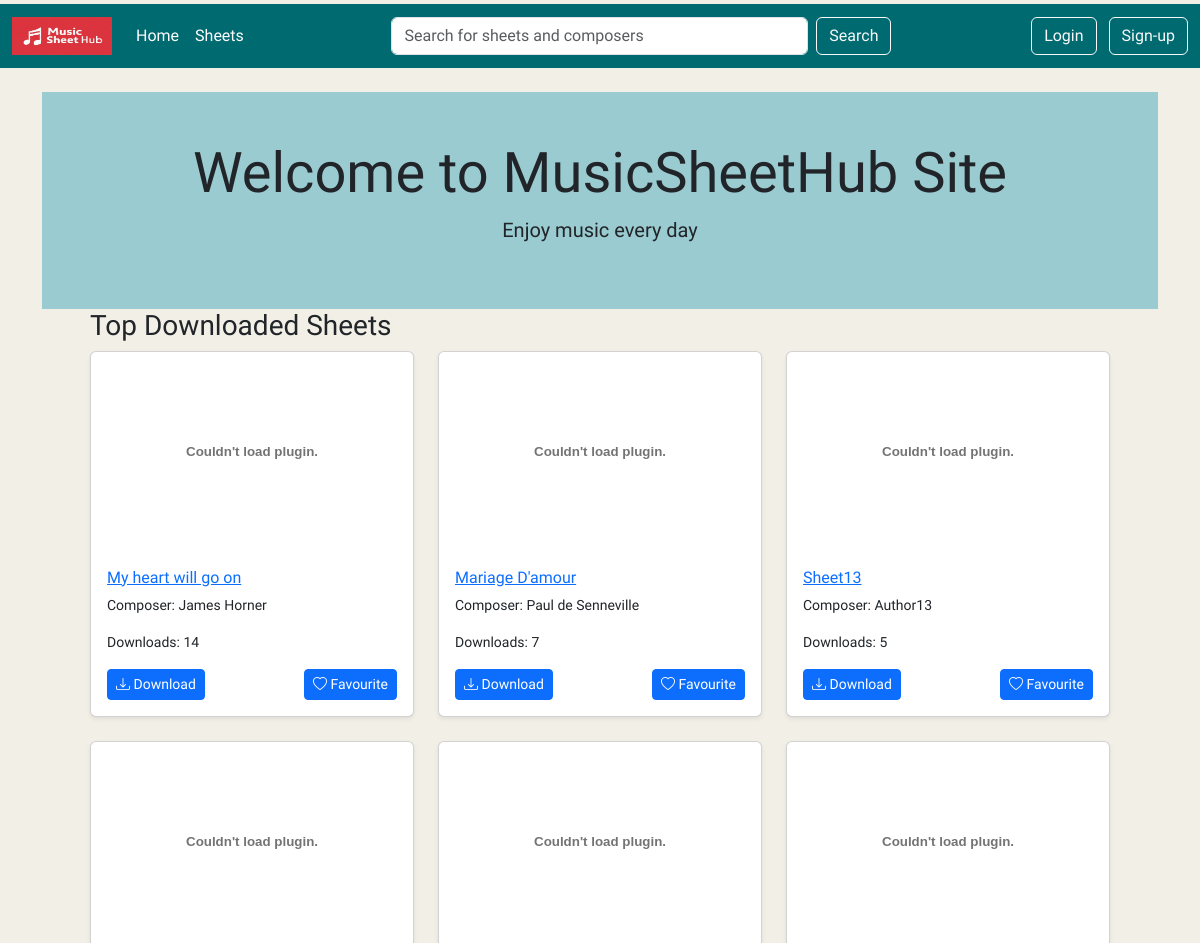
Page /home (upper part) on the earlier database version.
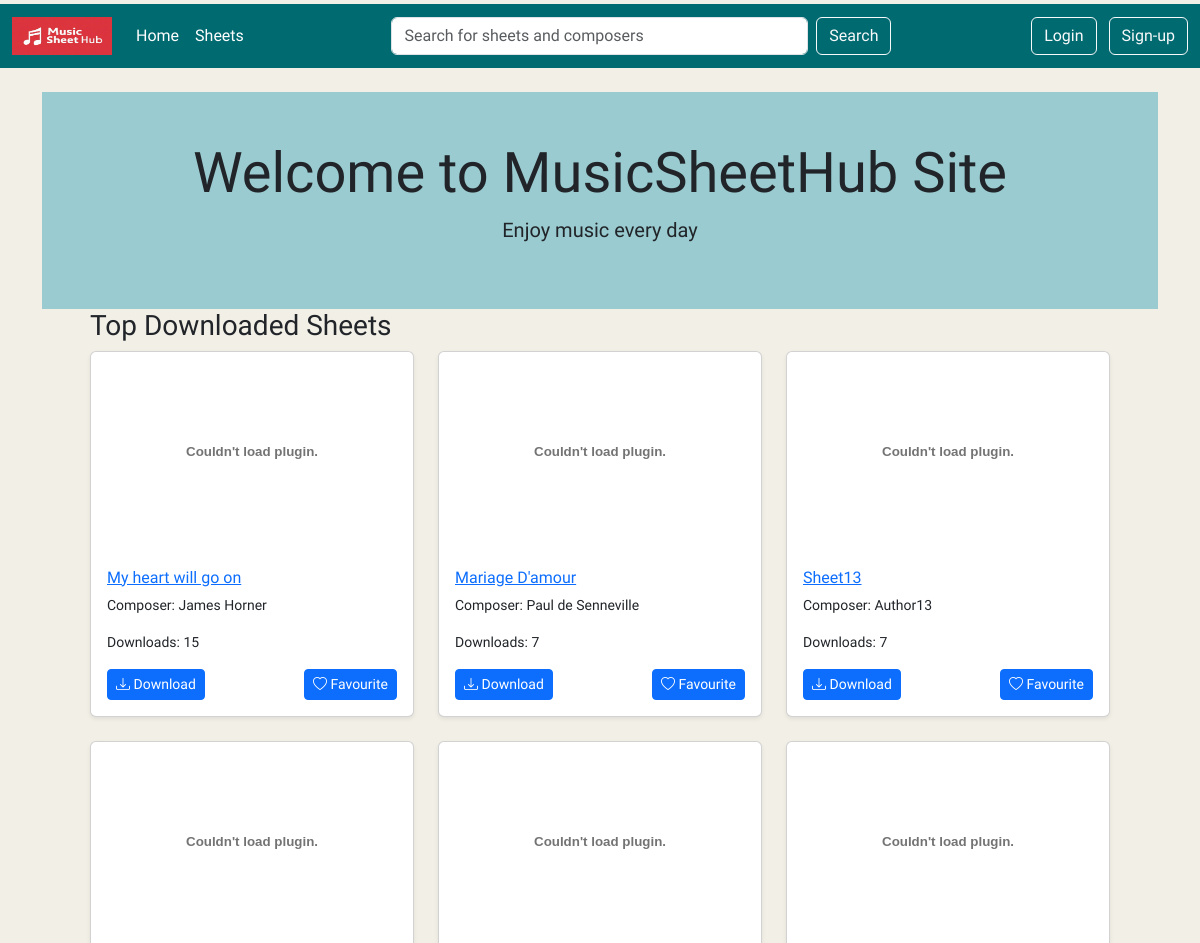
Same page on the later database version.
### tables this page shows
CREATE TABLE Sheets (id INTEGER PRIMARY KEY AUTOINCREMENT, sheetname TEXT (50), composer TEXT (50), instrument TEXT (50), filename TEXT (50), uploader_id INTEGER REFERENCES Users (id), download_count INTEGER DEFAULT (0), created_at TEXT DEFAULT (CURRENT_TIMESTAMP));

### app.py (the view)
@app.route("/")
@app.route("/home")
def home():
    db = get_db()
    cursor = db.cursor()
    cursor.execute(
        '''SELECT id, filename, sheetname, composer, Instrument,
        download_count FROM sheets ORDER BY
        download_count DESC LIMIT 12''')
    top_download = cursor.fetchall()
    cursor.execute(
        '''SELECT id, filename, sheetname, composer, Instrument, created_at
        FROM sheets ORDER BY
        created_at DESC LIMIT 12''')
    latest_uploaded = cursor.fetchall()
    return render_template(
        'home.html',
        top_download=top_download, latest_uploaded=latest_uploaded)

### app.py (called while the page is built)
def get_db():
    db = getattr(g, '_database', None)
    if db is None:
        db = g._database = sqlite3.connect(DATABASE)
    return db

@app.teardown_appcontext
def close_connection(exception):
    db = getattr(g, '_database', None)
    if db is not None:
        db.close()

### templates/home.html (shortened to what this page needs)
{% extends 'base.html' %}
{% block content %}
 <header class="py-5 text-center" style="background-color: #9ACBD0;">
    <div class="container">
        <h1 class="display-4">Welcome to MusicSheetHub Site</h1>
        <p class="lead">Enjoy music every day</p>
    </div>
 </header>
<div class="container px-4 px-md-5">
    <h3>Top Downloaded Sheets</h3>
    <div class="row row-cols-1 row-cols-md-3 g-4">
        {% for sheet in top_download %}
            <div class="col">
                <div class="card h-100 shadow-sm">
                    {% set ext = sheet[1].split('.')[-1].lower() %}
                    {% if ext in ['jpg', 'jpeg', 'png', 'gif'] %}
                        <img src="{{ url_for('preview_file', filename=sheet[1]) }}" class="card-img-top" alt="Sheet Thumbnail"
                            style="height: 200px; object-fit: cover;">
                    {% elif ext == 'pdf' %}
                        <embed src="{{ url_for('preview_file', filename=sheet[1]) }}" type="application/pdf" width="100%"
                            height="200px" />
                    {% endif %}
                    <div class="card-body">
                        <a href="{{ url_for('sheet_detail', sheet_id=sheet[0]) }}">
                            <h6 class="card-title text-truncate">{{ sheet[2] }}</h6>
                        </a>
                        <p class="card-text small">Composer: {{ sheet[3] or "N/A" }}</p>
                        <p class="card-text small">Downloads: {{ sheet[5] }}</p>
                        <div class="d-flex justify-content-between mt-3">
                            <a href="{{ url_for('download_file', sheet_id=sheet[0]) }}" class="btn btn-sm btn-primary">
                                <i class="bi bi-download"></i> Download
                            </a>
                            <a href="{{ url_for('favourite_file', sheet_id=sheet[0]) }}" class="btn btn-sm btn-primary">
                                <i class="bi bi-heart"></i> Favourite
                            </a>
                        </div>
                    </div>
                </div>
            </div>
        {% endfor %}
    </div>
</div>
{% endblock %}

Differences in the rows shown:
changed Sheets "My heart will go on": download_count "14" → "15"
changed Sheets "Sheet13": download_count "5" → "7"
